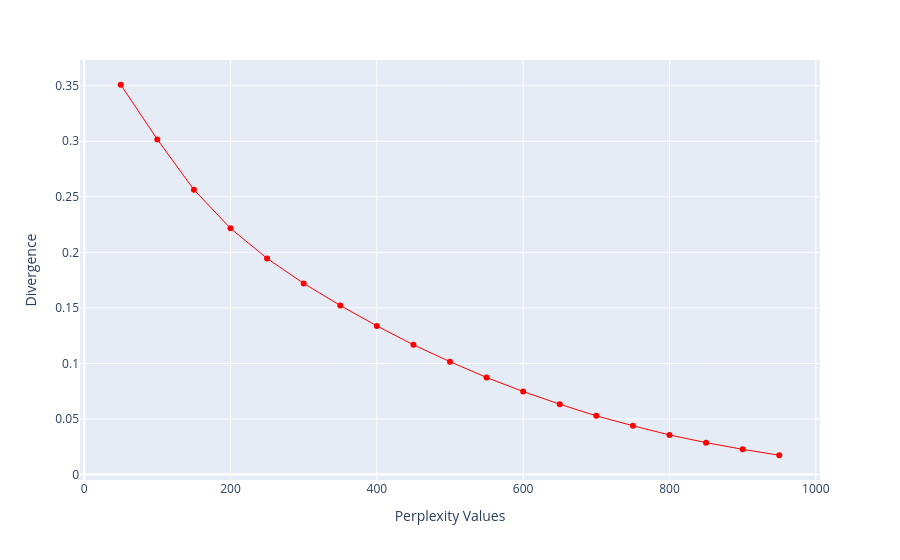

This figure's notebook cell:
### Code cell
import numpy as np

perplexity = np.arange(50, 1000, 50)
divergence = []

for i in perplexity:
    model = TSNE(n_components=2, init="pca", perplexity=i)
    reduced = model.fit_transform(X_tsne)
    divergence.append(model.kl_divergence_)
fig = px.line(x=perplexity, y=divergence, markers=True)
fig.update_layout(xaxis_title="Perplexity Values", yaxis_title="Divergence")
fig.update_traces(line_color="red", line_width=1)
fig.show()

### Figure 1 — Plotly figure (JSON) as saved in the notebook; plotly's stock layout.template omitted (floating-point values rounded to 4 significant figures)
{"data": [{"hovertemplate": "x=%{x}<br>y=%{y}<extra></extra>", "legendgroup": "", "line": {"color": "red", "dash": "solid", "width": 1}, "marker": {"symbol": "circle"}, "mode": "lines+markers", "name": "", "orientation": "v", "showlegend": false, "type": "scatter", "x": [50, 100, 150, 200, 250, 300, 350, 400, 450, 500, 550, 600, 650, 700, 750, 800, 850, 900, 950], "xaxis": "x", "y": [0.3509, 0.3017, 0.2564, 0.2216, 0.1946, 0.1721, 0.1522, 0.1338, 0.1168, 0.1016, 0.08737, 0.07472, 0.06332, 0.05283, 0.04396, 0.03563, 0.02873, 0.02269, 0.01738], "yaxis": "y"}], "layout": {"legend": {"tracegroupgap": 0}, "margin": {"t": 60}, "xaxis": {"anchor": "y", "domain": [0, 1], "title": {"text": "Perplexity Values"}}, "yaxis": {"anchor": "x", "domain": [0, 1], "title": {"text": "Divergence"}}}}
